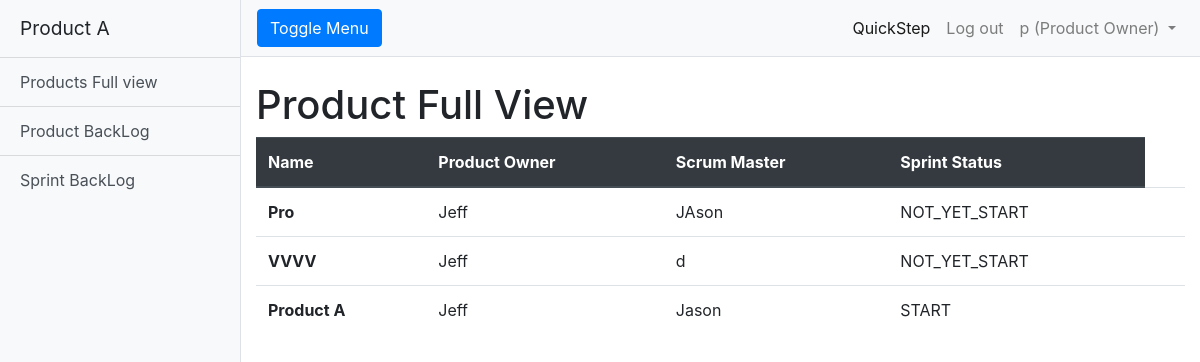
Screenshot of /viewProduct/ (signed in) with the database file from the repository.
### products/models.py (models this page shows, shortened)
class User(AbstractUser):
    is_DEVELOPER = models.BooleanField(default=False)
    is_PRODUCT_OWNER = models.BooleanField(default=False)
    is_SCRUM_MASTER = models.BooleanField(default=False)
    is_project = models.BooleanField(default=False)

class Product(models.Model):
    name = models.CharField(max_length=200)
    owner = models.CharField(max_length=200)
    scrum_master = models.CharField(max_length=200)
    SPRINT_CHOICES = [
        ('START', 'start'),
        ('FINISH', 'finish'),
        ('NOT_YET_START', 'Not yet start'),
    ]
    sprint_status = models.CharField(max_length=200,choices=SPRINT_CHOICES,default='NOT_YET_START')

### products/views.py (the view)
# urls.py: url(r'viewProduct/$', login_required(views.FullProductView.as_view()), name='viewProduct'),
class FullProductView(TemplateView):
	template_name = 'productfullview.html'
	def get_context_data(self, **kwargs):
		context = super(FullProductView, self).get_context_data(**kwargs)
		context['titled'] = ['Name', 'Product Owner', 'Scrum Master', 'Sprint Status']
		context['rows'] = Product.objects.all().order_by('sprint_status')
		context['product'] = Product.objects.filter(pk=self.kwargs.get('pk'))
		return context

### templates/productfullview.html (shortened to what this page needs)
<!DOCTYPE html>
<html lang="en">
<head>
  {% load static %}
  <link href="{% static 'vendor/bootstrap/css/bootstrap.min.css' %}" rel="stylesheet">
  <link href="{% static 'css/simple-sidebar.css' %}" rel="stylesheet">
</head>
<body>
  <div class="d-flex" id="wrapper">
    <div class="bg-light border-right" id="sidebar-wrapper">
    {% include 'header.html' %}
    <div id="page-content-wrapper">
      {% include 'navbar.html' %}
      <div class="container-fluid">
          <div>
                <h1 class="mt-4">Product Full View   </h1>
          </div>
          <table class="table">
            <thead class="thead-dark">
              <tr>
                {% for i in titled %}
                <th scope="col">{{i}}</th>
                {% endfor %}
              </tr>
            </thead>
            <tbody>
              {% for r in rows %}
              <tr>
                <th scope="row" >{{r.name}}</th>
                <td>{{r.owner}}</td>
                <td>{{r.scrum_master}}</td>
                <td>{{r.sprint_status}}</td>
                <td></td>
              </tr>
              {% endfor %}
              </tbody>
            </table>
    </div>
    </div>
  </div>
</body>
</html>

### templates/navbar.html (shortened to what this page needs)
      <nav class="navbar navbar-expand-lg navbar-light bg-light border-bottom">
        <button class="btn btn-primary" id="menu-toggle">Toggle Menu</button>
        <div class="collapse navbar-collapse" id="navbarSupportedContent">
          <ul class="navbar-nav ml-auto mt-2 mt-lg-0">
            <li class="nav-item active">
                <a class="nav-link" href="{% url 'products:veiwFullPBI'%}">QuickStep <span class="sr-only">(current)</span></a>
            </li>
            <li class="nav-item">
              <a class="nav-link" href="{% url 'products:logout' %}">Log out</a>
            </li>
            <li class="nav-item dropdown">
              <a class="nav-link dropdown-toggle" href="#" id="navbarDropdown" role="button" data-toggle="dropdown" aria-haspopup="true" aria-expanded="false">
                {{user.first_name}}
                {% if user.is_authenticated and user.is_PRODUCT_OWNER %}
                (Product Owner)
                {% endif %}
              </a>
            </li>
          </ul>
        </div>
      </nav>

### static/css/simple-sidebar.css (style rules this page uses)
body { overflow-x: hidden; }
#sidebar-wrapper { min-height: 100vh; margin-left: -15rem; -webkit-transition: margin .25s ease-out; -moz-transition: margin .25s ease-out; -o-transition: margin .25s ease-out; transition: margin .25s ease-out; }
#page-content-wrapper { min-width: 100vw; }
@media (min-width: 768px) { #sidebar-wrapper { margin-left: 0; } }
@media (min-width: 768px) { #page-content-wrapper { min-width: 0; width: 100%; } }

### rows the page displays
User: first_name "p"
Product: name "Pro", owner "Jeff", scrum_master "JAson", sprint_status "NOT_YET_START"
Product: name "VVVV", owner "Jeff", scrum_master "d", sprint_status "NOT_YET_START"
Product: name "Product A", owner "Jeff", scrum_master "Jason", sprint_status "START"

### other values shown
{{ i }} "Name" "Product Owner" "Scrum Master" "Sprint Status"
